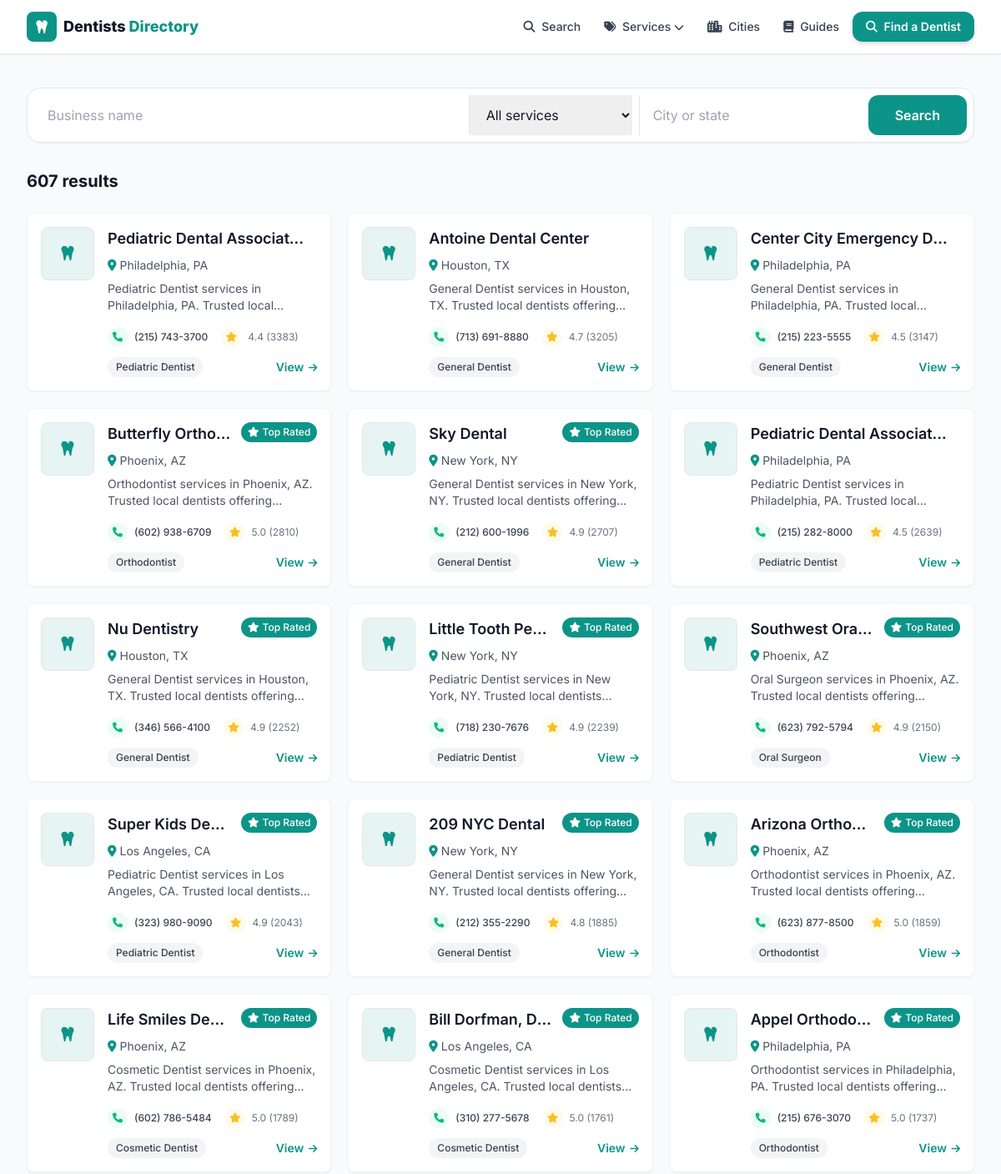
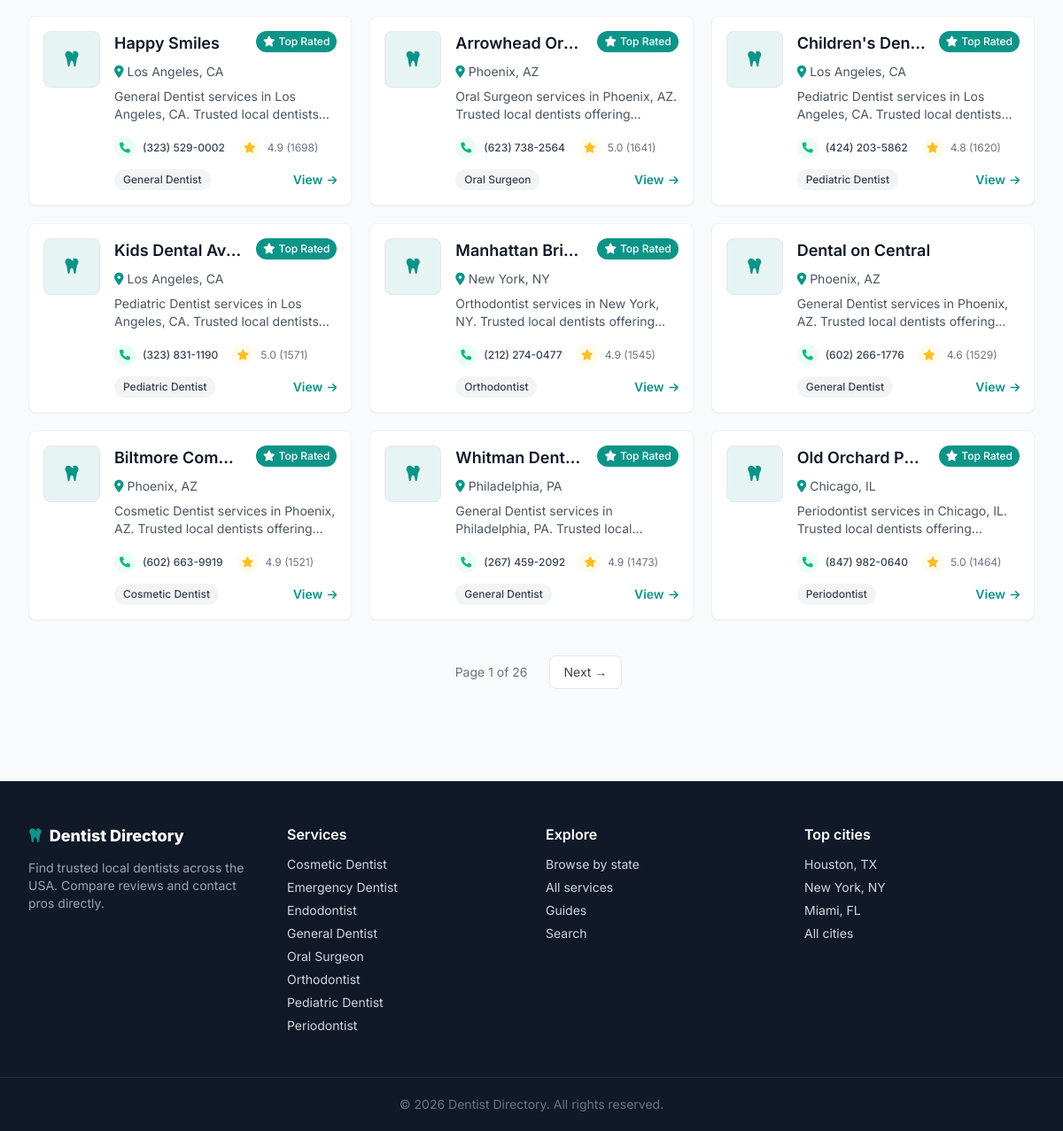
Before: /search with the older database file (2 pictures, top to bottom).
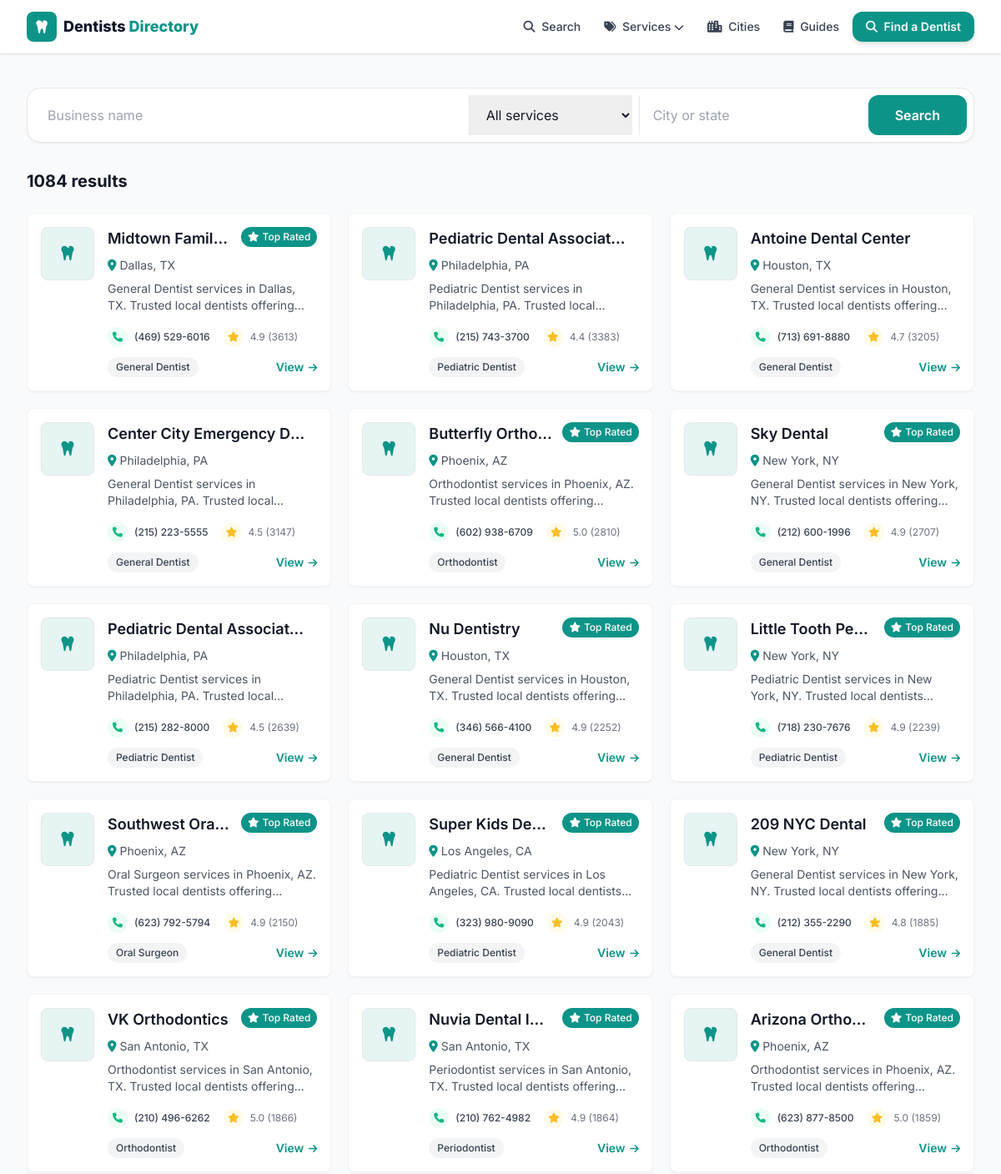
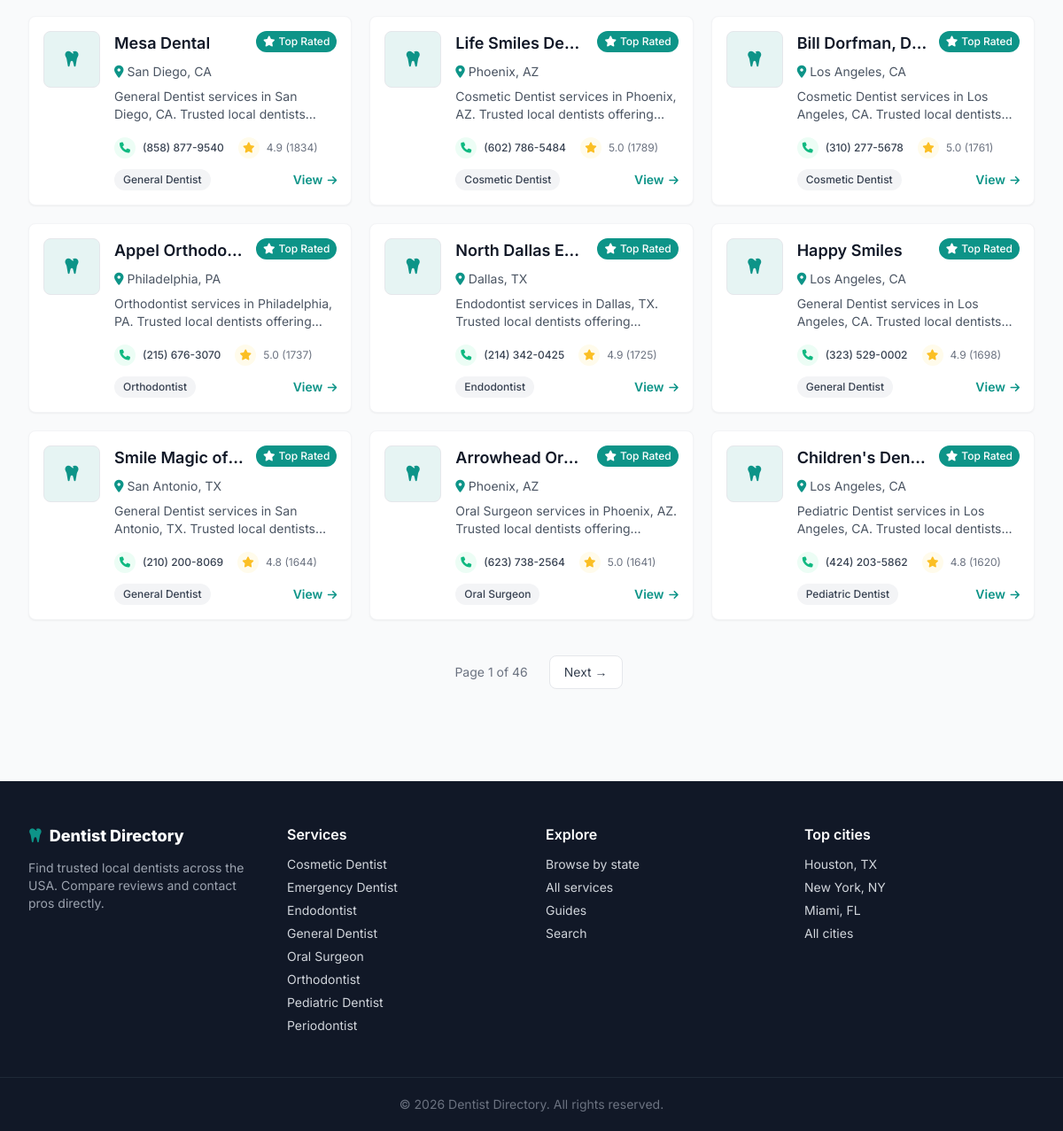
After: the same page with the newer database file (2 pictures, top to bottom).
### tables this page shows
CREATE TABLE listings (
    id          INTEGER PRIMARY KEY AUTOINCREMENT,
    name        TEXT NOT NULL,
    slug        TEXT UNIQUE NOT NULL,
    category    TEXT,
    city        TEXT,
    state       TEXT,
    address     TEXT,
    phone       TEXT,
    website     TEXT,
    lat         REAL,
    lng         REAL,
    rating      REAL,
    reviews     INTEGER,
    hours       TEXT,           -- JSON blob
    maps_url    TEXT,
    cid         TEXT,           -- google place CID, used for dedup
    scraped_at  TEXT DEFAULT (datetime('now'))
);

### web/app.py (the view)
@app.route("/search")
def search():
    from urllib.parse import urlencode
    q = (request.args.get("q") or "").strip()
    cat = (request.args.get("category") or "").strip()
    loc = (request.args.get("city") or "").strip()
    where = "WHERE 1=1"
    args = []
    if q:
        where += " AND (name LIKE ? OR city LIKE ?)"
        args += [f"%{q}%", f"%{q}%"]
    if cat:
        where += " AND category = ?"
        args.append(cat)
    if loc:
        where += " AND (city LIKE ? OR state LIKE ?)"
        args += [f"%{loc}%", f"%{loc}%"]
    d = get_db()
    total = d.execute(f"SELECT COUNT(*) FROM listings {where}", args).fetchone()[0]
    page = _page()
    rows = d.execute(
        f"SELECT * FROM listings {where} ORDER BY reviews DESC LIMIT ? OFFSET ?",
        args + [PER_PAGE, (page - 1) * PER_PAGE]).fetchall()
    qs = urlencode({k: v for k, v in
                    (("q", q), ("category", cat), ("city", loc)) if v})
    base_url = "/search?" + qs if qs else "/search"
    return render_template("search.html", rows=rows, q=q, cat=cat, loc=loc,
                           total=total, pg=_pageinfo(page, total),
                           base_url=base_url)

### scraper/db.py (called while the page is built)
def slugify(value: str) -> str:
    value = unicodedata.normalize("NFKD", value).encode("ascii", "ignore").decode()
    value = re.sub(r"[^\w\s-]", "", value).strip().lower()
    return re.sub(r"[-\s]+", "-", value)

### web/app.py (called while the page is built)
def get_db():
    if "db" not in g:
        uri = f"file:{dbmod.DB_PATH.as_posix()}?mode=ro&immutable=1"
        g.db = sqlite3.connect(uri, uri=True)
        g.db.row_factory = sqlite3.Row
    return g.db

def slugify(s):
    return dbmod.slugify(s or "")

@app.context_processor
def inject_globals():
    cats = [r["category"] for r in get_db().execute(
        "SELECT DISTINCT category FROM listings WHERE category IS NOT NULL "
        "ORDER BY category")]
    return {
        "SITE_NAME": app.config["SITE_NAME"],
        "ALL_CATEGORIES": cats,
        "CATEGORY_ICONS": CATEGORY_ICONS,
        "ADSENSE_CLIENT": app.config["ADSENSE_CLIENT"],
        "GA_ID": app.config["GA_ID"],
        "DOMAIN": app.config["DOMAIN"],
        "GSC_VERIFICATION": app.config["GSC_VERIFICATION"],
        "STATE_NAMES": STATE_NAMES,
        "cat_slug": slugify,
    }

def _page():
    try:
        return max(1, int(request.args.get("page", 1)))
    except ValueError:
        return 1

### web/templates/search.html (shortened to what this page needs)
{% extends "base.html" %}
{% from "_macros.html" import card, pager %}
{% block content %}
<div class="max-w-7xl mx-auto px-4 sm:px-6 lg:px-8 py-10">
  <form action="/search" method="get" class="bg-white rounded-2xl shadow-sm border p-2 flex flex-col sm:flex-row gap-2 mb-8">
    <input name="q" value="{{ q }}" placeholder="Business name" class="flex-1 px-4 py-3 outline-none">
    <select name="category" class="px-4 py-3 outline-none border-t sm:border-t-0 sm:border-l">
      <option value="">All services</option>
    </select>
    <input name="city" value="{{ loc }}" placeholder="City or state" class="px-4 py-3 outline-none border-t sm:border-t-0 sm:border-l">
    <button class="bg-primary hover:bg-primaryDark text-white font-semibold px-8 py-3 rounded-xl">Search</button>
  </form>
  <h1 class="text-xl font-bold mb-6">{{ total }} result{{ '' if total==1 else 's' }}</h1>
  {% if rows %}
  <div class="grid sm:grid-cols-2 lg:grid-cols-3 gap-5">{% for l in rows %}{{ card(l) }}{% endfor %}</div>
  {{ pager(pg, base_url) }}
  {% else %}
  <div class="text-center py-20 text-gray-500"><i class="fas fa-magnifying-glass text-4xl mb-4 text-gray-300"></i><p>No matches. Try a broader search.</p></div>
  {% endif %}
</div>
{% endblock %}

### web/templates/_macros.html (shortened to what this page needs)
{% macro pager(pg, base_url) %}
{% set sep = '&' if '?' in base_url else '?' %}
{% if pg.pages > 1 %}
<nav class="flex items-center justify-center gap-2 mt-10" aria-label="Pagination">
  <span class="px-4 py-2 text-sm text-gray-500">Page {{ pg.page }} of {{ pg.pages }}</span>
  {% if pg.has_next %}<a href="{{ base_url }}{{ sep }}page={{ pg.page+1 }}" class="px-4 py-2 rounded-lg border bg-white text-gray-700 hover:border-primary hover:text-primary text-sm">Next &rarr;</a>{% endif %}
</nav>
{% endif %}
{% endmacro %}
{% macro card(l) %}
<div class="bg-white rounded-lg shadow-sm hover:shadow-md transition-all duration-200 overflow-hidden border border-gray-100">
  <div class="p-4">
    <div class="flex items-start space-x-4">
      <div class="flex-shrink-0">
      </div>
      <div class="flex-1 min-w-0">
        <div class="flex items-start mb-2">
          <h3 class="text-lg font-heading font-semibold text-gray-900 flex-1 min-w-0 mr-3">
            <a href="/listing/{{ l.slug }}" class="hover:text-primary block truncate">{{ l.name }}</a>
          </h3>
          {% if l.rating and l.rating >= 4.8 %}
          <span class="bg-primary text-white px-2 py-1 rounded-full text-xs font-medium flex-shrink-0">
            <i class="fas fa-star mr-1"></i><span class="hidden sm:inline">Top Rated</span></span>
          {% endif %}
        </div>
        <p class="text-sm text-gray-600 flex items-center mb-2">
          <i class="fas fa-map-marker-alt mr-1 text-primary"></i>
          <a href="/{{ l.state|lower }}/{{ l.city|slugify }}" class="hover:text-primary hover:underline">{{ l.city }}, {{ l.state }}</a>
        </p>
        <p class="text-gray-600 text-sm mb-4 line-clamp-2">
          {{ l.category or 'Dentists' }} services in {{ l.city }}, {{ l.state }}. Trusted local dentists offering inspections, treatment and prevention. Call for service and fast response.
        </p>
        <div class="flex items-center justify-between text-xs mb-3">
          <div class="flex items-center space-x-4">
            {% if l.phone %}
            <a href="tel:{{ l.phone|trim }}" class="flex items-center group transition-all duration-200 hover:text-emerald-600">
              <div class="w-6 h-6 rounded-full bg-emerald-50 flex items-center justify-center mr-2 group-hover:bg-emerald-100">
                <i class="fas fa-phone text-xs text-emerald-500"></i></div>
              <span class="hidden sm:inline text-gray-700 group-hover:text-emerald-600 font-medium">{{ l.phone|trim }}</span>
            </a>
            {% endif %}
            {% if l.reviews %}
            <div class="flex items-center text-gray-500">
              <div class="w-6 h-6 rounded-full bg-amber-50 flex items-center justify-center mr-2"><i class="fas fa-star text-xs text-amber-400"></i></div>
              <span>{{ "%.1f"|format(l.rating) }} ({{ l.reviews }})</span>
            </div>
            {% endif %}
          </div>
        </div>
        <div class="flex items-center justify-between">
          {% if l.category %}<span class="bg-gray-100 text-gray-700 px-2.5 py-1 rounded-full text-xs font-medium">{{ l.category }}</span>{% else %}<span></span>{% endif %}
          <a href="/listing/{{ l.slug }}" class="text-primary font-semibold text-sm hover:underline">View <i class="fas fa-arrow-right text-xs ml-0.5"></i></a>
        </div>
      </div>
    </div>
  </div>
</div>
{% endmacro %}

Changed rows visible on the page:
no longer on this page (row unchanged): listings: name "Kids Dental Av…", shows "Top Rated", city "Los Angeles", state "CA", category "Pediatric Dentist", phone "(323) 831-1190", rating "5.0", reviews "1571"
no longer on this page (row unchanged): listings: name "Manhattan Bri…", shows "Top Rated", city "New York", state "NY", category "Orthodontist", phone "(212) 274-0477", rating "4.9", reviews "1545"
no longer on this page (row unchanged): listings: name "Dental on Central", city "Phoenix", state "AZ", category "General Dentist", phone "(602) 266-1776", rating "4.6", reviews "1529"
no longer on this page (row unchanged): listings: name "Biltmore Com…", shows "Top Rated", city "Phoenix", state "AZ", category "Cosmetic Dentist", phone "(602) 663-9919", rating "4.9", reviews "1521"
no longer on this page (row unchanged): listings: name "Whitman Dent…", shows "Top Rated", city "Philadelphia", state "PA", category "General Dentist", phone "(267) 459-2092", rating "4.9", reviews "1473"
no longer on this page (row unchanged): listings: name "Old Orchard P…", shows "Top Rated", city "Chicago", state "IL", category "Periodontist", phone "(847) 982-0640", rating "5.0", reviews "1464"
added listings: name "Midtown Famil…", shows "Top Rated", city "Dallas", state "TX", category "General Dentist", phone "(469) 529-6016", rating "4.9", reviews "3613"
added listings: name "VK Orthodontics", shows "Top Rated", city "San Antonio", state "TX", category "Orthodontist", phone "(210) 496-6262", rating "5.0", reviews "1866"
added listings: name "Nuvia Dental I…", shows "Top Rated", city "San Antonio", state "TX", category "Periodontist", phone "(210) 762-4982", rating "4.9", reviews "1864"
added listings: name "Mesa Dental", shows "Top Rated", city "San Diego", state "CA", category "General Dentist", phone "(858) 877-9540", rating "4.9", reviews "1834"
added listings: name "North Dallas E…", shows "Top Rated", city "Dallas", state "TX", category "Endodontist", phone "(214) 342-0425", rating "4.9", reviews "1725"
added listings: name "Smile Magic of…", shows "Top Rated", city "San Antonio", state "TX", category "General Dentist", phone "(210) 200-8069", rating "4.8", reviews "1644"
Other visible differences:
{{ total }}: "607" → "1084"
{{ pg.pages }}: "26" → "46"
